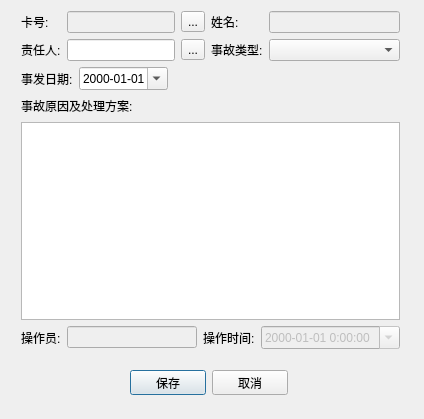
<?xml version="1.0" encoding="UTF-8"?>
<ui version="4.0">
 <class>AccidentRecordDialog</class>
 <widget class="QDialog" name="AccidentRecordDialog">
  <property name="geometry">
   <rect>
    <x>0</x>
    <y>0</y>
    <width>424</width>
    <height>419</height>
   </rect>
  </property>
  <property name="windowTitle">
   <string>Dialog</string>
  </property>
  <widget class="QWidget" name="layoutWidget">
   <property name="geometry">
    <rect>
     <x>130</x>
     <y>370</y>
     <width>158</width>
     <height>25</height>
    </rect>
   </property>
   <layout class="QHBoxLayout" name="horizontalLayout_6">
    <item>
     <widget class="QPushButton" name="btn_save">
      <property name="text">
       <string>保存</string>
      </property>
     </widget>
    </item>
    <item>
     <widget class="QPushButton" name="btn_cancel">
      <property name="text">
       <string>取消</string>
      </property>
     </widget>
    </item>
   </layout>
  </widget>
  <widget class="QWidget" name="layoutWidget1">
   <property name="geometry">
    <rect>
     <x>21</x>
     <y>11</y>
     <width>379</width>
     <height>338</height>
    </rect>
   </property>
   <layout class="QVBoxLayout" name="verticalLayout_5">
    <item>
     <layout class="QHBoxLayout" name="horizontalLayout_3">
      <item>
       <layout class="QVBoxLayout" name="verticalLayout">
        <item>
         <widget class="QLabel" name="label">
          <property name="text">
           <string>卡号:</string>
          </property>
         </widget>
        </item>
        <item>
         <widget class="QLabel" name="label_4">
          <property name="text">
           <string>责任人:</string>
          </property>
         </widget>
        </item>
       </layout>
      </item>
      <item>
       <layout class="QVBoxLayout" name="verticalLayout_4">
        <item>
         <layout class="QHBoxLayout" name="horizontalLayout">
          <item>
           <widget class="QLineEdit" name="lineEdit_cardNo">
            <property name="enabled">
             <bool>false</bool>
            </property>
           </widget>
          </item>
          <item>
           <widget class="QToolButton" name="toolButton_cardNo">
            <property name="text">
             <string>...</string>
            </property>
           </widget>
          </item>
         </layout>
        </item>
        <item>
         <layout class="QHBoxLayout" name="horizontalLayout_2">
          <item>
           <widget class="QLineEdit" name="lineEdit_personInCharge"/>
          </item>
          <item>
           <widget class="QToolButton" name="toolButton_personInCharge">
            <property name="text">
             <string>...</string>
            </property>
           </widget>
          </item>
         </layout>
        </item>
       </layout>
      </item>
      <item>
       <layout class="QVBoxLayout" name="verticalLayout_2">
        <item>
         <widget class="QLabel" name="label_2">
          <property name="text">
           <string>姓名:</string>
          </property>
         </widget>
        </item>
        <item>
         <widget class="QLabel" name="label_3">
          <property name="text">
           <string>事故类型:</string>
          </property>
         </widget>
        </item>
       </layout>
      </item>
      <item>
       <layout class="QVBoxLayout" name="verticalLayout_3">
        <item>
         <widget class="QLineEdit" name="lineEdit_name">
          <property name="enabled">
           <bool>false</bool>
          </property>
         </widget>
        </item>
        <item>
         <widget class="QComboBox" name="comboBox">
          <item>
           <property name="text">
            <string/>
           </property>
          </item>
         </widget>
        </item>
       </layout>
      </item>
     </layout>
    </item>
    <item>
     <layout class="QHBoxLayout" name="horizontalLayout_4">
      <item>
       <widget class="QLabel" name="label_5">
        <property name="text">
         <string>事发日期:</string>
        </property>
       </widget>
      </item>
      <item>
       <widget class="QDateEdit" name="dateEdit">
        <property name="displayFormat">
         <string>yyyy-MM-dd</string>
        </property>
        <property name="calendarPopup">
         <bool>true</bool>
        </property>
       </widget>
      </item>
      <item>
       <spacer name="horizontalSpacer">
        <property name="orientation">
         <enum>Qt::Horizontal</enum>
        </property>
        <property name="sizeHint" stdset="0">
         <size>
          <width>40</width>
          <height>20</height>
         </size>
        </property>
       </spacer>
      </item>
     </layout>
    </item>
    <item>
     <layout class="QHBoxLayout" name="horizontalLayout_5">
      <item>
       <widget class="QLabel" name="label_6">
        <property name="text">
         <string>事故原因及处理方案:</string>
        </property>
       </widget>
      </item>
      <item>
       <spacer name="horizontalSpacer_2">
        <property name="orientation">
         <enum>Qt::Horizontal</enum>
        </property>
        <property name="sizeHint" stdset="0">
         <size>
          <width>40</width>
          <height>20</height>
         </size>
        </property>
       </spacer>
      </item>
     </layout>
    </item>
    <item>
     <widget class="QTextEdit" name="textEdit"/>
    </item>
    <item>
     <layout class="QHBoxLayout" name="horizontalLayout_7">
      <item>
       <widget class="QLabel" name="label_7">
        <property name="text">
         <string>操作员:</string>
        </property>
       </widget>
      </item>
      <item>
       <widget class="QLineEdit" name="lineEdit_operator">
        <property name="enabled">
         <bool>false</bool>
        </property>
       </widget>
      </item>
      <item>
       <widget class="QLabel" name="label_8">
        <property name="text">
         <string>操作时间:</string>
        </property>
       </widget>
      </item>
      <item>
       <widget class="QDateTimeEdit" name="dateTimeEdit">
        <property name="enabled">
         <bool>false</bool>
        </property>
        <property name="displayFormat">
         <string>yyyy-MM-dd H:mm:ss</string>
        </property>
        <property name="calendarPopup">
         <bool>true</bool>
        </property>
       </widget>
      </item>
     </layout>
    </item>
   </layout>
  </widget>
 </widget>
 <resources/>
 <connections/>
</ui>
